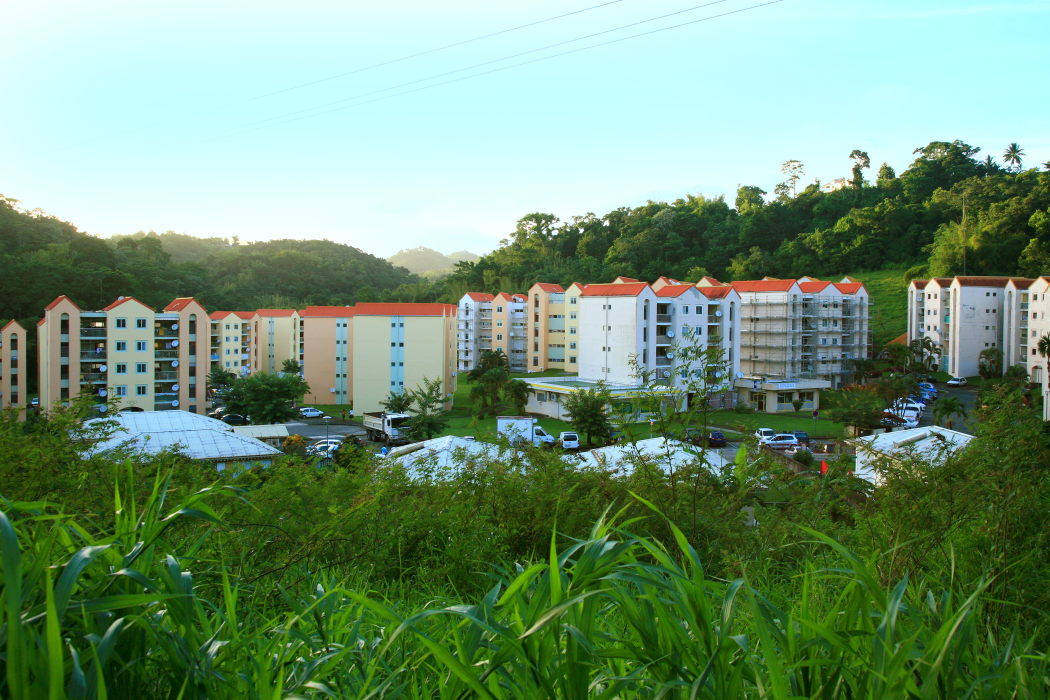
#> input picture images_adjustment/images/FT_IMAGE_1177.jpg, 2100 x 1400 px (shown at 1/2 size); its folder holds 2 pictures in this run; the run also reads 1 picture not shown here
$ jupyter execute images_adjustment.ipynb   (shell and % lines are left out)
#> lines starting #> are read from the running program, lines starting #| are printed output that depends on the picture
# Image adjustment

This tutorial will show, step by show, how to apply image alignment on a time series.
To simplify the tutorial, the time series is actually made of two pictures. Images are provided by the Martinican Landscape Photographic Observatory (_Observatoire Photographique des Paysages de la Martinique_).

We are going to use [OpenCV](https://pypi.org/project/opencv-python/) librairy, a must for image analysis, all along the tutorial.

[cell 1]
import cv2

## Load the images
The images are going to be loaded to be processed.

First, we want to set them to the same size. We choose to resize all of them as the smallest image : we need to find out what are the minimum height and width of the series. The images will be resized once loaded.

[cell 2]
# Set image path to the images and get images list
import os

path_images = './images/'
images_list = os.listdir(path_images)

print(images_list)

[cell 3]
# Define the function to return minimum width and heigh of the time series
def get_min_h_w(path_images, images_list):
#> called with path_images = './images/'
    h_list, w_list = [], []

    for image_name in images_list:
        image = cv2.imread(os.path.join(path_images, image_name), 3)
#> image is the input picture: shape (1400, 2100, 3); mean B, G, R 116, 145.8, 113.5
        h_list.append(image.shape[0])
        w_list.append(image.shape[1])

    h = min(h_list)
#> h = 1400
    w = min(w_list)
#> w = 2100

    return h, w


# Apply the above function to get minimum width and heigh
h, w = get_min_h_w(path_images, images_list)
#> h = 1400; w = 2100

And finally load the images. In following code lines, `im_ref` and `im` are defining our images. `im_ref` is the reference image while `im` is the one we want to processed.

[cell 4]
# Define the loading function
def get_image(image_path, h, w):
    # Load the image
#> called with image_path = './images/FT_IMAGE_1177.jpg', h = 1400, w = 2100
    im = cv2.imread(image_path, 3)
    # Convert to RGB color space (OpenCV is by default in BGR)
    im = cv2.cvtColor(im, cv2.COLOR_BGR2RGB)
    # and resize it
    im = cv2.resize(im, (w, h))

    return im


# Load the two images
im_ref = get_image(os.path.join(path_images, images_list[0]), h, w)
im = get_image(os.path.join(path_images, images_list[1]), h, w)
#> call 2 of get_image, with image_path = './images/FT_IMAGE_314.jpg', h = 1400, w = 2100
#> in get_image (call 2), `im = cv2.cvtColor(im, cv2.COLOR_BGR2RGB)`:
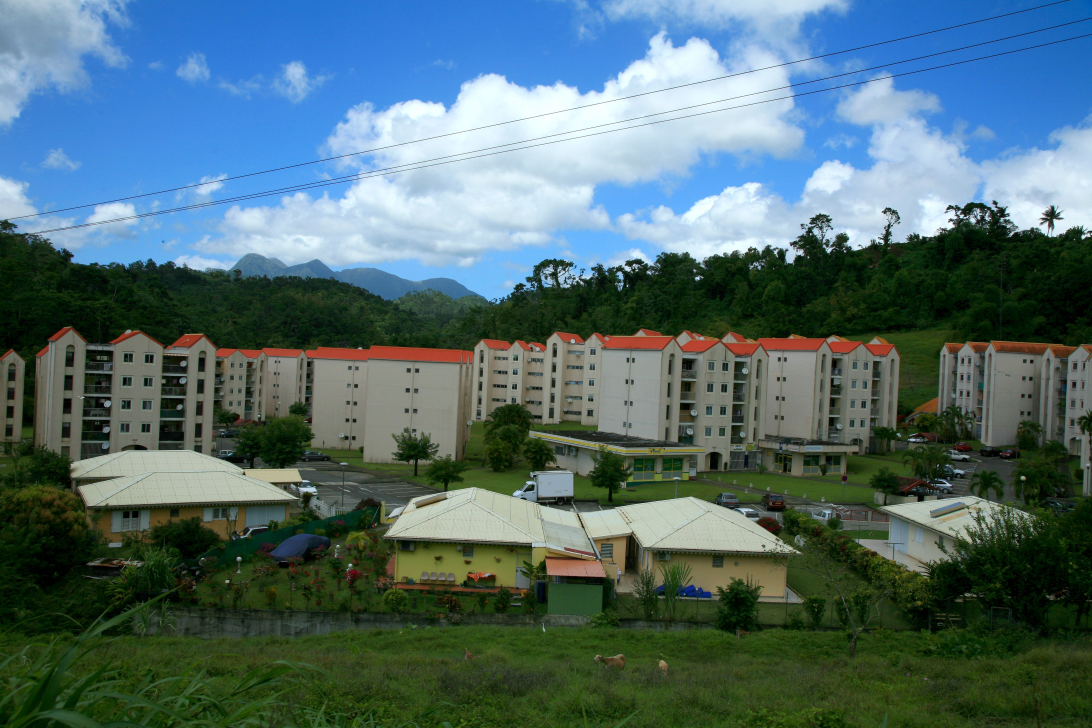
#> im: shape (2912, 4368, 3) (shown at 1/4 size); mean R, G, B 80.7, 107, 110.1

## Detect keypoints
Keypoints are defined by structures in an image that are distinguishable from their surroundings. Changes in gradient or in intensity within the image are usually used for features identification. For pictures of the same object, the extracted features
should be similar, regardless of the camera position and orientation. It allows to then compute feature points pairs between images to figure out what the transformation between two pictures is.
One of the most robust and famous algorithms for keypoints extraction is [SIFT](https://robo.fish/wiki/images/5/58/Image_Features_From_Scale_Invariant_Keypoints_Lowe_2004.pdf). It the one we are going to apply now.

[cell 5]
# Initiate SIFT detector
sift = cv2.xfeatures2d.SIFT_create()

# Find keypoints and compute descriptors with SIFT
kp_ref, des_ref = sift.detectAndCompute(im_ref, None)
#> kp_ref = 14624 keypoints; strongest (x, y, size): (764, 828, 2), (803, 824, 1.8), (1163, 461, 6.4), (1773, 969, 2)
kp, des = sift.detectAndCompute(im, None)
#> kp = 6975 keypoints; strongest (x, y, size): (2083, 456, 5), (1555, 494, 1.9), (1206, 550, 2.4), (2021, 415, 18.5)

Variables `kpX` and `desX` correspond to keypoints on the image X and their associated descriptor.

## Match keypoints

Now that keypoints sets have been extracted on both images, we would like to match keypoints between the two sets. Matching the keypoints will allow us to determine what is the underlying transformation between the two images.

We are going to use Brute-Force Matcher algorithm to compute keypoints matches and then apply Lowe's ratio test to keep the most reliable matches.
This step could be time-consuming, depending on the number of keypoints that have to be matched.

[cell 6]
import numpy as np

# Create BFMatcher object with default parameters
bf = cv2.BFMatcher()

# Match descriptors
matches = bf.knnMatch(des, des_ref, k=2)
#> matches = 6975 matches

# Store all the good matches as per Lowe's ratio test
# Can play with variable factor:
# if factor = 1, all matches are taken into account,  if factor = 0 none of them are considered
good_matches = []
factor = 0.6
for m, n in matches:
    if m.distance < factor * n.distance:
        good_matches.append(m)
#> after the loop, good_matches = 105 matches

# Retrieve your keypoints in `good_matches`
good_kp = np.array([kp[mat.queryIdx].pt for mat in good_matches])
#> good_kp = 105 pairs, first value 19.2 to 2082.4, second value 537.1 to 956.2
good_kp_ref = np.array([kp_ref[mat.trainIdx].pt for mat in good_matches])
#> good_kp_ref = 105 pairs, first value 28.43 to 2086.4, second value 481.9 to 886.6

## Adjust image
The established pairwises keypoints at previous steps help us to compute the transformation matrix that has to be apply to adjust the target image, given the reference image.
We then apply the adjustment.

[cell 7]
# Find transformation
m, mask = cv2.findHomography(good_kp, good_kp_ref, cv2.RANSAC, 5.0)
#> m = [[1.03, 0.0506, -41.25], [-0.0369, 1.04, -47.89], [2.64e-06, 2.2e-05, 1]]; mask = 105 values, max 1 at index 4, min 0 at index 0, mean 0.638

# Apply transformation
im_adjusted = cv2.warpPerspective(im, m, (w, h))
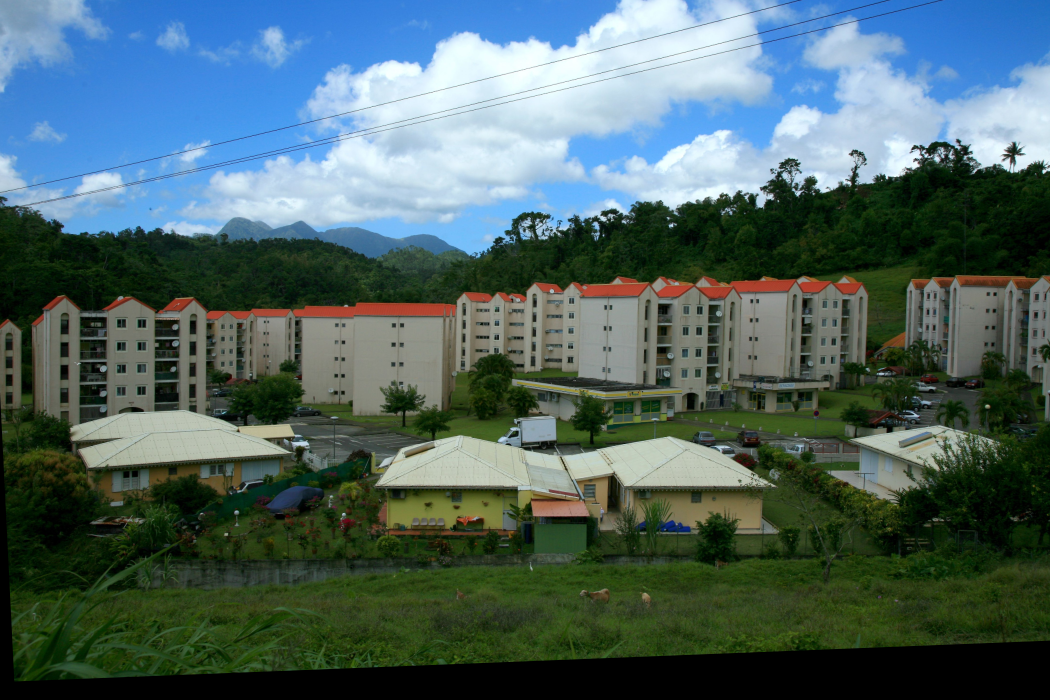
#> im_adjusted: shape (1400, 2100, 3) (shown at 1/2 size); mean R, G, B 77.3, 100, 99.2

## Visualize the adjustment

[cell 8]
from matplotlib import pyplot as plt

# Plot initial image with reference image
fig, ax = plt.subplots(figsize=(30, 24))
plt.subplot(1, 2, 1)
plt.axis('off')
im_overlay_before = im_ref.copy()
cv2.addWeighted(im_ref, 0.5, im, 0.5, 0, im_overlay_before)
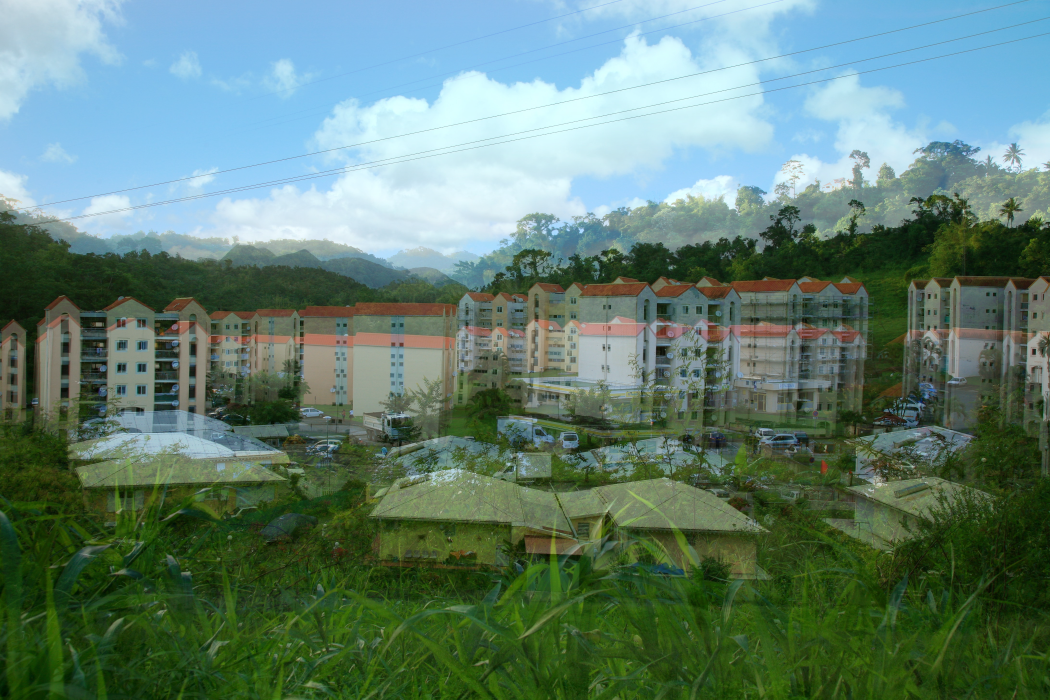
#> im_overlay_before: shape (1400, 2100, 3) (shown at 1/2 size); mean R, G, B 97, 126.4, 113
plt.imshow(im_overlay_before)
plt.title("Overlay of reference with initial image, before adjustment")

# Plot transformed image with reference image
fig, ax = plt.subplots(figsize=(30, 24))
plt.subplot(1, 2, 2)
plt.axis('off')
im_overlay_after = im_ref.copy()
cv2.addWeighted(im_ref, 0.5, im_adjusted, 0.5, 0, im_overlay_after)
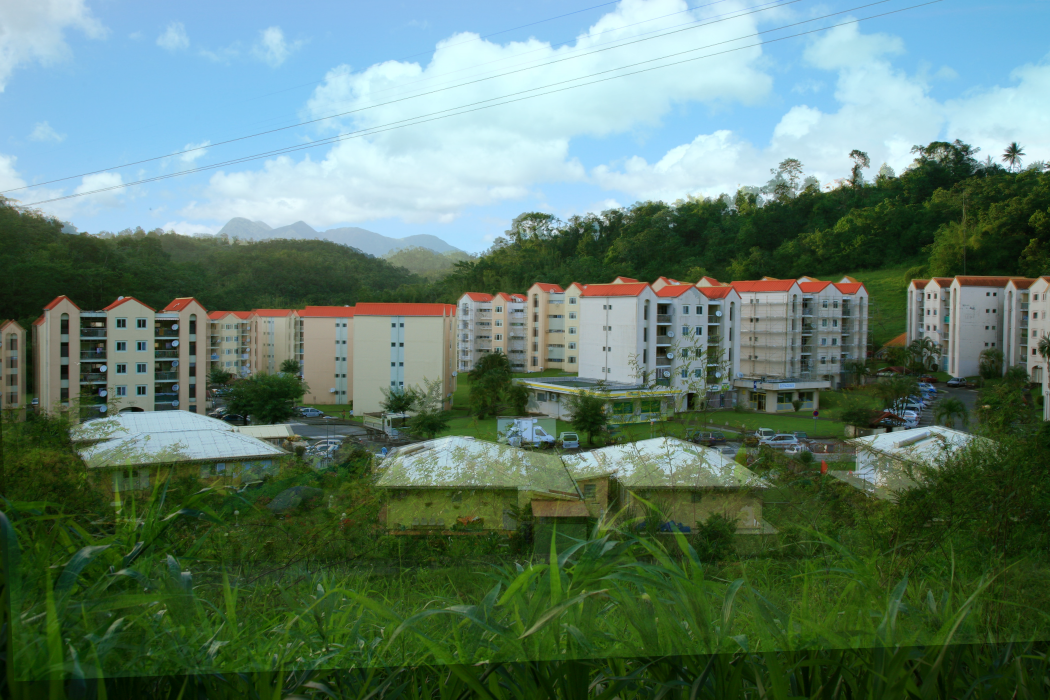
#> im_overlay_after: shape (1400, 2100, 3) (shown at 1/2 size); mean R, G, B 95.4, 122.9, 107.6
plt.imshow(im_overlay_after)
plt.title("Overlay of reference with transformed image, after adjustment")

plt.show()

[cell 9]
from ipywidgets import interact

def overlay_plot(transparency):
    # Create a figure
    fig, ax = plt.subplots(figsize=(20, 16))
    plt.axis('off')
    # Plot overlay
    im_overlay = im_ref.copy()
    cv2.addWeighted(im_ref, 1-transparency, im_adjusted, transparency, 0, im_overlay)
    plt.imshow(im_overlay)
    plt.title("Overlay of reference with transformed image, after adjustment")

    plt.show()


interact(overlay_plot, transparency=(0, 1.0, 0.1));
#> the sliders are set to transparency = 0.5
#> the sliders are set to transformed = 0.5

[cell 10]
from ipywidgets import interact

def overlay_plot(transformed):
    # Create a figure
#> called with transformed = 0.5
    fig, ax = plt.subplots(figsize=(20, 16))
    plt.axis('off')
    # Plot overlay
    im_change = im_ref.copy()
    im_overlay = im_ref.copy()
    cv2.addWeighted(im, 1-transformed, im_adjusted, transformed, 0, im_change)
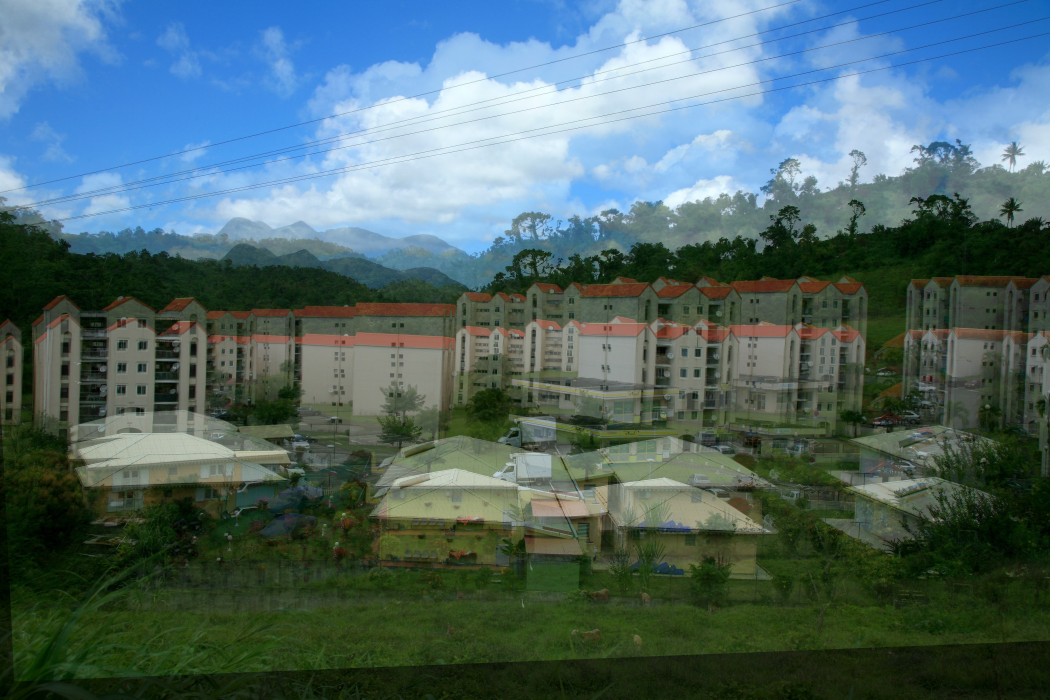
#> im_change: shape (1400, 2100, 3) (shown at 1/2 size); mean R, G, B 79, 103.5, 104.6
    cv2.addWeighted(im_ref, 0.5, im_change, 0.5, 0, im_overlay)
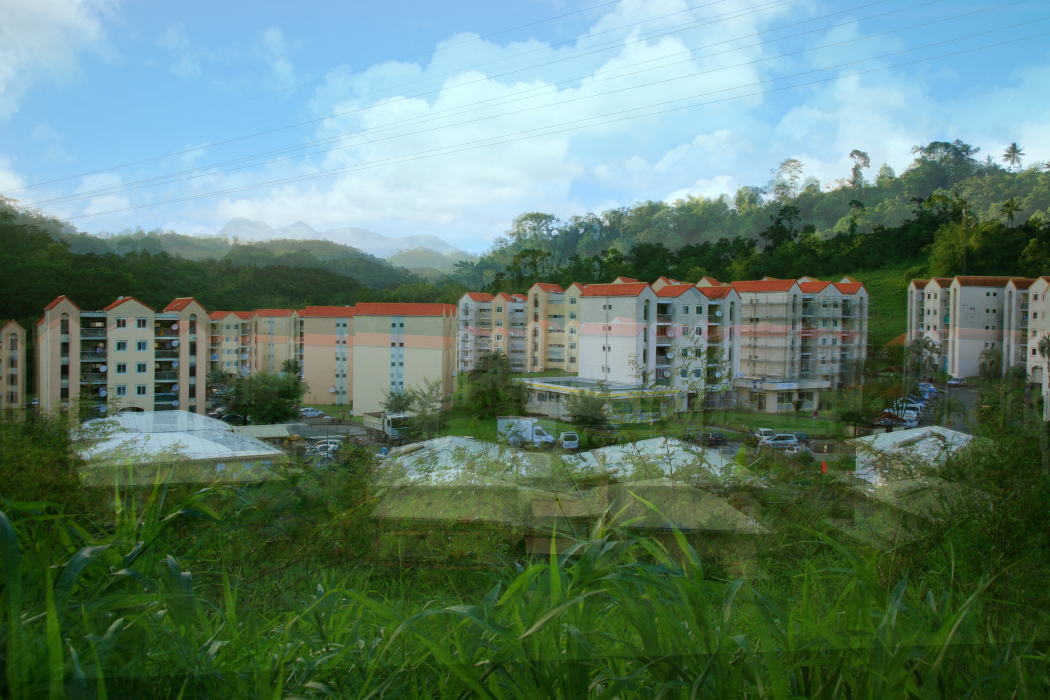
#> im_overlay: shape (1400, 2100, 3) (shown at 1/2 size); mean R, G, B 96.2, 124.6, 110.3
    plt.imshow(im_overlay)
    plt.title("Overlay of reference with processed image, before adjustement (transformed = 0) and after adjustment (transformed = 1)")

    plt.show()


interact(overlay_plot, transformed=(0, 1.0, 0.1));

If satisfied, you could save the transformed image

[cell 11]
# Convert the image back to BGR to fit with OpenCV function cv2.imwrite
im_adjusted = cv2.cvtColor(im_adjusted, cv2.COLOR_RGB2BGR)

# Save it
cv2.imwrite(os.path.join(path_images,'adjusted.png'), im_adjusted);
